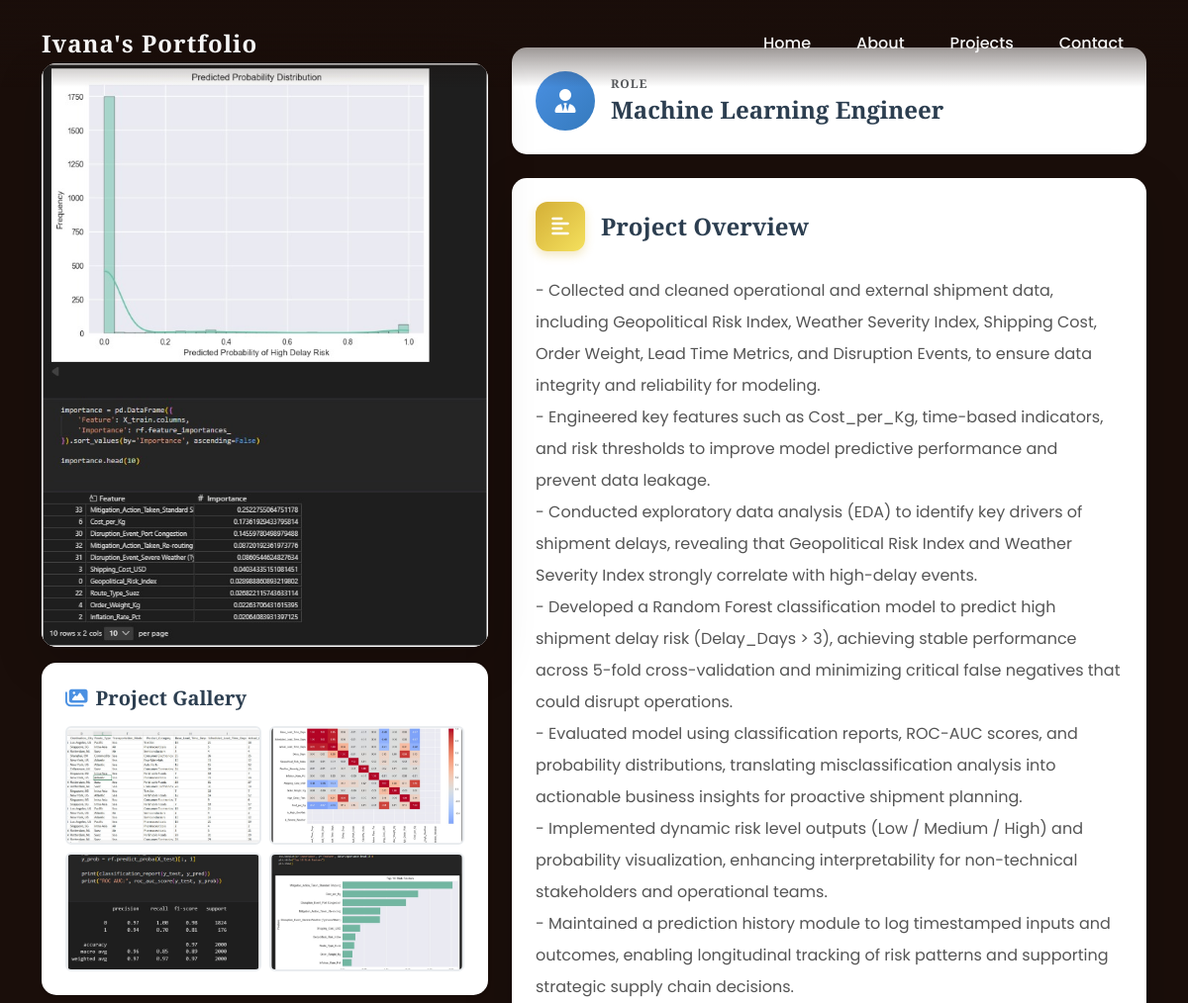
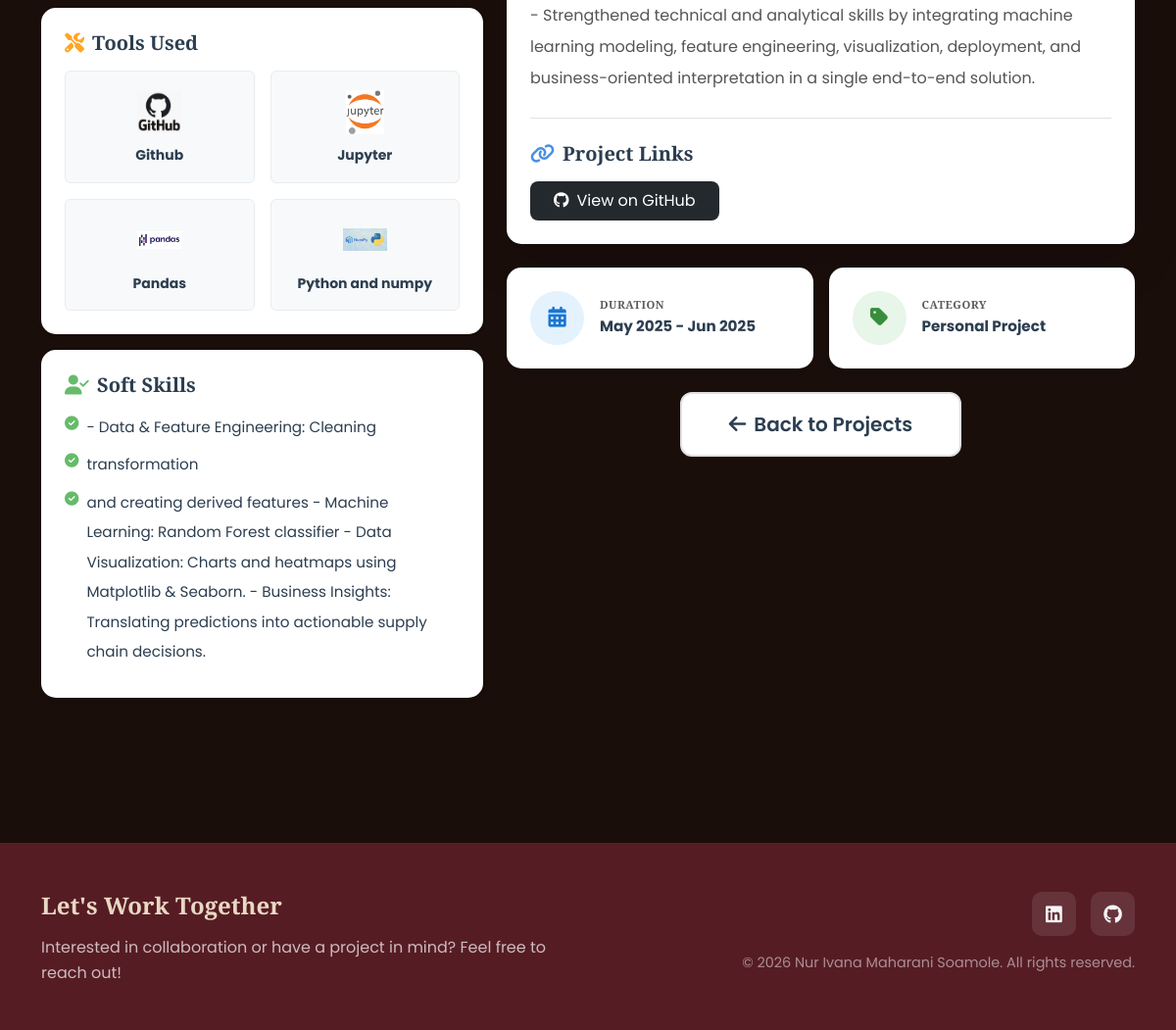
The page /projects/4/ on the database its author committed (2 pictures, top to bottom).
### myapp/models.py (models this page shows, shortened)
class Project(models.Model):
    title = models.CharField(max_length=200)
    slug = models.SlugField(max_length=200, unique=True, blank=True)
    description = models.TextField()
    tech_stack = models.CharField(max_length=300, help_text="Comma-separated tech stack")
    skills_used = models.TextField(help_text="Skills yang digunakan dalam project")
    tools_used = models.TextField(help_text="Tools yang digunakan dalam project")
    role = models.CharField(max_length=200, help_text="Peran Anda dalam project ini")
    category = models.CharField(max_length=100, blank=True, help_text="Kategori project")
    start_date = models.DateField(blank=True, null=True, help_text="Tanggal mulai project")
    end_date = models.DateField(blank=True, null=True, help_text="Tanggal selesai project")
    github_link = models.URLField(blank=True)
    demo_link = models.URLField(blank=True, null=True)
    image = models.ImageField(upload_to='projects/', blank=True, null=True, help_text="Featured/Thumbnail image")
    created_at = models.DateTimeField(auto_now_add=True)
    is_featured = models.BooleanField(default=False, help_text="Tampilkan di homepage")
    class Meta:
        ordering = ['-created_at']
    def get_skills_list(self):
        return [skill.strip() for skill in self.skills_used.split(',') if skill.strip()]

class ProjectImage(models.Model):
    project = models.ForeignKey(Project, on_delete=models.CASCADE, related_name='images')
    image = models.ImageField(upload_to='project_images/')
    caption = models.CharField(max_length=200, blank=True)
    order = models.IntegerField(default=0, help_text="Urutan tampilan gambar")
    uploaded_at = models.DateTimeField(auto_now_add=True)
    class Meta:
        ordering = ['order', 'uploaded_at']

class ToolImage(models.Model):
    project = models.ForeignKey(Project, on_delete=models.CASCADE, related_name='tool_images')
    tool_name = models.CharField(max_length=100, help_text="Nama tool/teknologi")
    tool_image = models.ImageField(upload_to='tool_images/', help_text="Logo/icon tool")
    order = models.IntegerField(default=0, help_text="Urutan tampilan")
    uploaded_at = models.DateTimeField(auto_now_add=True)
    class Meta:
        ordering = ['order', 'tool_name']
        verbose_name = "Tool Image"
        verbose_name_plural = "Tool Images"

### myapp/views.py (the view)
# urls.py: path('projects/<int:project_id>/', views.project_detail, name='project_detail'),
def project_detail(request, project_id):
    project = get_object_or_404(Project, id=project_id)
    context = {
        'project': project
    }
    return render(request, 'myapp/project_detail.html', context)

### myapp/templates/myapp/project_detail.html (shortened to what this page needs)
{% extends 'base.html' %}
{% load static %}
{% block content %}
<section class="py-5">
    <div class="container">
        <div class="row g-4">
            <div class="col-lg-5">
                <div class="sticky-top" style="top: 100px;">
                    <div class="card border-0 shadow-lg mb-3" style="border-radius: 15px; overflow: hidden;">
                        {% if project.certificates.all %}
                            {% with project.certificates.first as cert %}
                            {% if cert.certificate_image %}
                            <img src="{{ cert.certificate_image.url }}"
                                 class="card-img-top"
                                 alt="{{ cert.title }}"
                                 style="object-fit: contain; width: 100%; cursor: pointer;"
                                 onclick="openCertModal()">
                            {% endif %}
                            {% endwith %}
                        {% elif project.image %}
                        <img src="{{ project.image.url }}" class="card-img-top" alt="{{ project.title }}" style="object-fit: cover;">
                        {% else %}
                        <div class="d-flex align-items-center justify-content-center" style="background: linear-gradient(135deg, #667eea 0%, #764ba2 100%); min-height: 300px;">
                            <i class="fas fa-certificate" style="font-size: 100px; opacity: 0.3; color: rgba(255, 255, 255, 0.5);"></i>
                        </div>
                        {% endif %}
                    </div>
                    {% if project.images.all %}
                    <div class="card border-0 shadow-sm mb-3" style="border-radius: 15px;">
                        <div class="card-body p-4">
                            <h5 class="mb-3 d-flex align-items-center" style="color: #2c3e50; font-weight: 700;">
                                <i class="fas fa-images me-2" style="color: #4A90E2;"></i>
                                Project Gallery
                            </h5>
                            <div class="row g-2">
                                {% for gallery_image in project.images.all %}
                                <div class="col-6">
                                    <img src="{{ gallery_image.image.url }}"
                                         class="img-fluid rounded gallery-thumbnail"
                                         alt="{{ gallery_image.caption }}"
                                         style="object-fit: cover; height: 120px; width: 100%; cursor: pointer; border: 2px solid #e9ecef;"
                                         onclick="openGalleryModal({{ forloop.counter0 }})">
                                </div>
                                {% endfor %}
                            </div>
                        </div>
                    </div>
                    {% endif %}
                    {% if project.tool_images.all or project.tools_used %}
                    <div class="card border-0 shadow-sm mb-3" style="border-radius: 15px;">
                        <div class="card-body p-4">
                            <h5 class="mb-3 d-flex align-items-center" style="color: #2c3e50; font-weight: 700;">
                                <i class="fas fa-tools me-2" style="color: #FFA726;"></i>
                                Tools Used
                            </h5>
                            <div class="row g-3">
                                {% for tool_img in project.tool_images.all %}
                                <div class="col-6">
                                    <div class="text-center p-3 rounded hover-tool" style="background: #f8f9fa; border: 1px solid #e9ecef;">
                                        <div style="height: 50px; display: flex; align-items: center; justify-content: center; margin-bottom: 8px;">
                                            <img src="{{ tool_img.tool_image.url }}"
                                                 alt="{{ tool_img.tool_name }}"
                                                 style="height: 45px; width: 45px; object-fit: contain;">
                                        </div>
                                        <p class="mb-0 small fw-bold text-truncate" style="color: #2c3e50;" title="{{ tool_img.tool_name }}">{{ tool_img.tool_name }}</p>
                                    </div>
                                </div>
                                {% endfor %}
                            </div>
                        </div>
                    </div>
                    {% endif %}
                    {% if project.skills_used %}
                    <div class="card border-0 shadow-sm mb-3" style="border-radius: 15px;">
                        <div class="card-body p-4">
                            <h5 class="mb-3 d-flex align-items-center" style="color: #2c3e50; font-weight: 700;">
                                <i class="fas fa-user-check me-2" style="color: #66BB6A;"></i>
                                Soft Skills
                            </h5>
                            <ul class="list-unstyled mb-0" style="line-height: 2;">
                                {% for skill in project.get_skills_list %}
                                <li class="mb-2 d-flex align-items-start" style="color: #2c3e50;">
                                    <i class="fas fa-check-circle me-2 mt-1" style="font-size: 0.9rem; color: #66BB6A; flex-shrink: 0;"></i>
                                    <span style="font-weight: 400; font-size: 0.95rem;">{{ skill }}</span>
                                </li>
                                {% endfor %}
                            </ul>
                        </div>
                    </div>
                    {% endif %}
                </div>
            </div>
            <div class="col-lg-7">
                {% if project.role %}
                <div class="card border-0 shadow-sm mb-4" style="border-radius: 15px;">
                    <div class="card-body p-4">
                        <div class="d-flex align-items-center">
                            <div class="rounded-circle p-3 me-3" style="background: linear-gradient(135deg, #4A90E2 0%, #357ABD 100%); width: 60px; height: 60px; display: flex; align-items: center; justify-content: center;">
                                <i class="fas fa-user-tie text-white fs-4"></i>
                            </div>
                            <div>
                                <h6 class="text-muted mb-1 small text-uppercase" style="letter-spacing: 1px; font-size: 0.75rem;">Role</h6>
                                <h4 class="mb-0 fw-bold" style="color: #2c3e50;">{{ project.role }}</h4>
                            </div>
                        </div>
                    </div>
                </div>
                {% endif %}
                <div class="card border-0 shadow-lg mb-4" style="border-radius: 15px;">
                    <div class="card-body p-4">
                        <div class="d-flex align-items-center mb-4">
                            <div class="me-3" style="width: 50px; height: 50px; border-radius: 12px; background: linear-gradient(135deg, #D4AF37 0%, #F4E05D 100%); display: flex; align-items: center; justify-content: center; box-shadow: 0 4px 10px rgba(212, 175, 55, 0.3);">
                                <i class="fas fa-align-left text-white fs-5"></i>
                            </div>
                            <h4 class="mb-0 fw-bold" style="color: #2c3e50;">Project Overview</h4>
                        </div>
                        <div style="line-height: 2; font-size: 1rem; color: #555;">
                            {{ project.description|linebreaks }}
                        </div>
                        {% if project.github_link or project.demo_link %}
                        <div class="mt-4 pt-4 border-top">
                            <h5 class="mb-3 fw-bold" style="color: #2c3e50;">
                                <i class="fas fa-link me-2" style="color: #4A90E2;"></i>Project Links
                            </h5>
                            <div class="d-flex gap-3 flex-wrap">
                                {% if project.github_link %}
                                <a href="{{ project.github_link }}" target="_blank" class="btn px-4 py-2" style="background: #24292e; color: white; border: none; border-radius: 8px;">
                                    <i class="fab fa-github me-2"></i>View on GitHub
                                </a>
                                {% endif %}
                            </div>
                        </div>
                        {% endif %}
                    </div>
                </div>
                <div class="row g-3 mb-4">
                    {% if project.start_date %}
                    <div class="col-md-6">
                        <div class="card border-0 shadow-sm h-100" style="border-radius: 15px;">
                            <div class="card-body p-4">
                                <div class="d-flex align-items-center">
                                    <div class="rounded-circle p-3 me-3" style="background: #E3F2FD; width: 55px; height: 55px; display: flex; align-items: center; justify-content: center;">
                                        <i class="fas fa-calendar-alt" style="color: #1976D2; font-size: 1.3rem;"></i>
                                    </div>
                                    <div>
                                        <h6 class="text-muted mb-1 small text-uppercase" style="letter-spacing: 0.5px; font-size: 0.7rem;">Duration</h6>
                                        <p class="fw-bold mb-0" style="color: #2c3e50; font-size: 0.95rem;">
                                            {{ project.start_date|date:"M Y" }} -
                                            {% if project.end_date %}
                                                {{ project.end_date|date:"M Y" }}
                                            {% else %}
                                                Present
                                            {% endif %}
                                        </p>
                                    </div>
                                </div>
                            </div>
                        </div>
                    </div>
                    {% endif %}
                    {% if project.category %}
                    <div class="col-md-6">
                        <div class="card border-0 shadow-sm h-100" style="border-radius: 15px;">
                            <div class="card-body p-4">
                                <div class="d-flex align-items-center">
                                    <div class="rounded-circle p-3 me-3" style="background: #E8F5E9; width: 55px; height: 55px; display: flex; align-items: center; justify-content: center;">
                                        <i class="fas fa-tag" style="color: #388E3C; font-size: 1.3rem;"></i>
                                    </div>
                                    <div>
                                        <h6 class="text-muted mb-1 small text-uppercase" style="letter-spacing: 0.5px; font-size: 0.7rem;">Category</h6>
                                        <p class="fw-bold mb-0" style="color: #2c3e50; font-size: 0.95rem;">{{ project.category }}</p>
                                    </div>
                                </div>
                            </div>
                        </div>
                    </div>
                    {% endif %}
                </div>
                <div class="d-flex justify-content-center gap-3">
                    <a href="{% url 'myapp:projects' %}" class="btn btn-lg px-5 py-3" style="background: white; color: #2c3e50; border: 2px solid #e0e0e0; border-radius: 12px; font-weight: 600;">
                        <i class="fas fa-arrow-left me-2"></i>Back to Projects
                    </a>
                </div>
            </div>
        </div>
    </div>
</section>
{% endblock %}

### myapp/static/css/style.css (style rules this page uses)
:root { --primary-dark: #561C24; --primary-medium: #6D2932; --secondary-light: #C7B7A3; --accent-cream: #E8D8C4; --text-dark: #2C1810; --text-light: #F5F5F5; --bg-dark: #1A0E0A; }
* { margin: 0; padding: 0; box-sizing: border-box; }
body { font-family: 'Poppins', sans-serif; color: var(--text-light); background-color: var(--bg-dark); line-height: 1.6; overflow-x: hidden; }
h1, h2, h3, h4, h5, h6 { font-family: 'Playfair Display', serif; font-weight: 700; line-height: 1.2; }
a { text-decoration: none; transition: all 0.3s ease; }

### myapp/templates/myapp/project_detail.html (style rules this page uses)
.gallery-thumbnail { transition: all 0.3s ease; }
.hover-tool { transition: all 0.3s ease; }
.card { transition: all 0.3s ease; }
.btn { transition: all 0.3s ease; }

### rows shown on the page
Project: image (picture), role "Machine Learning Engineer", description "- Collected and cleaned operational and external shipment data, including Geopolitical Risk Index, Weather Severity Index, Shipping Cost, Order Weight, Lead Time Metrics, and Disruption Events, to ensure data integrity and reliability for modeling. - Engineered key features such as Cost_per_Kg, time-based indicators, and risk thresholds to improve model predictive performance and prevent data leakage. - Conducted exploratory data analysis (EDA) to identify key drivers of shipment delays, revealing that Geopolitical Risk Index and Weather Severity Index strongly correlate with high-delay events. - Developed a Random Forest classification model to predict high shipment delay risk (Delay_Days…", start_date "May 2025", end_date "Jun 2025", category "Personal Project"
ProjectImage: image (picture)
ProjectImage: image (picture)
ProjectImage: image (picture)
ProjectImage: image (picture)
ToolImage: tool_image (picture), tool_name "Github"
ToolImage: tool_image (picture), tool_name "Jupyter"
ToolImage: tool_image (picture), tool_name "Pandas"
ToolImage: tool_image (picture), tool_name "Python and numpy"

### other values the page prints
{{ skill }} "- Data & Feature Engineering: Cleaning" "transformation"
